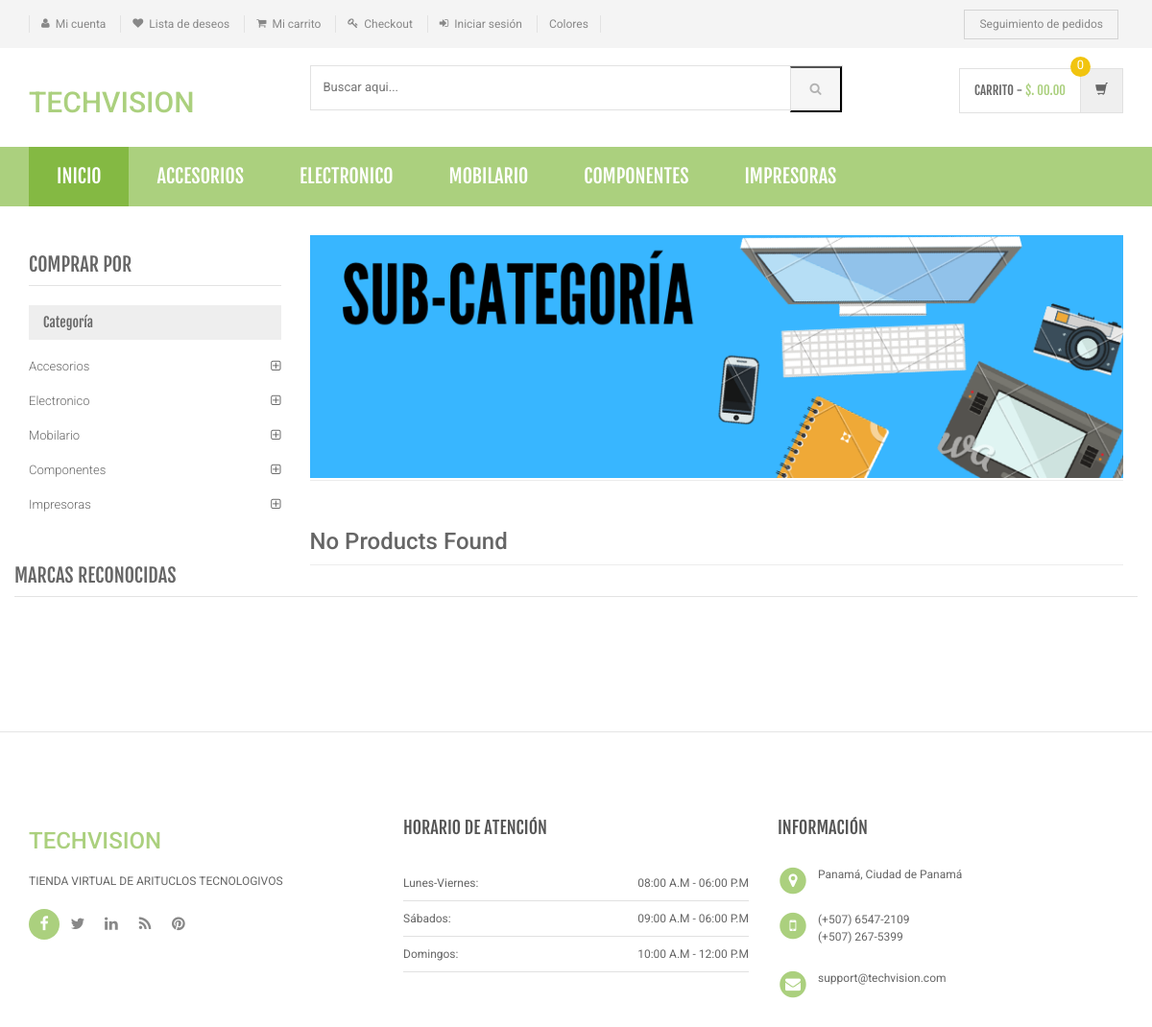
The page /sub-category1.php on the database as committed earlier.
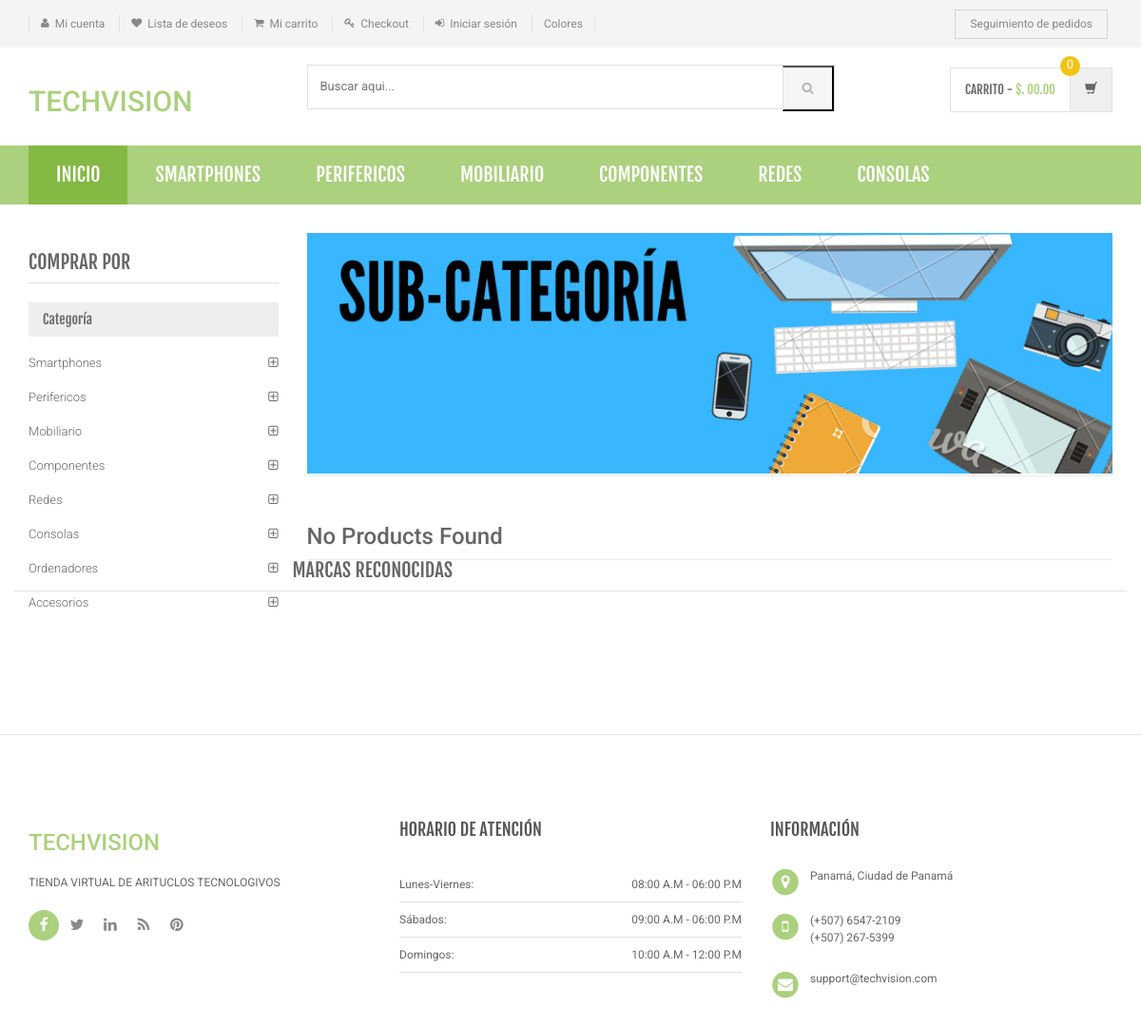
The same page on the database as committed later.
### tables this page shows
CREATE TABLE `category` (
  `id` int(11) NOT NULL AUTO_INCREMENT,
  `categoryName` varchar(255) DEFAULT NULL,
  `categoryDescription` longtext DEFAULT NULL,
  `creationDate` timestamp NOT NULL DEFAULT current_timestamp(),
  `updationDate` varchar(255) DEFAULT NULL,
  PRIMARY KEY (`id`)
);

### sub-category1.php (the view, shortened to what the rows shown need)
<?php
include('includes/config.php');
?>
<!DOCTYPE html>
<html lang="es">
	<head>
	    <link rel="stylesheet" href="assets/css/bootstrap.min.css">
	    <link rel="stylesheet" href="assets/css/main.css">
	    <link rel="stylesheet" href="assets/css/green.css">
	    <link rel="stylesheet" href="assets/css/owl.carousel.css">
		<link rel="stylesheet" href="assets/css/owl.transitions.css">
		<link href="assets/css/lightbox.css" rel="stylesheet">
		<link rel="stylesheet" href="assets/css/animate.min.css">
		<link rel="stylesheet" href="assets/css/rateit.css">
		<link rel="stylesheet" href="assets/css/bootstrap-select.min.css">
		<link rel="stylesheet" href="assets/css/config.css">
		<link href="assets/css/green.css" rel="alternate stylesheet" title="Green color">
		<link href="assets/css/blue.css" rel="alternate stylesheet" title="Blue color">
		<link href="assets/css/red.css" rel="alternate stylesheet" title="Red color">
		<link href="assets/css/orange.css" rel="alternate stylesheet" title="Orange color">
		<link href="assets/css/dark-green.css" rel="alternate stylesheet" title="Darkgreen color">
		<link rel="stylesheet" href="assets/css/font-awesome.min.css">
	</head>
    <body class="cnt-home">
<header class="header-style-1">
<?php include('includes/main-header.php');?>
<?php include('includes/menu-bar.php');?>
</header>
<div class="body-content outer-top-xs">
	<div class='container'>
		<div class='row outer-bottom-sm'>
			<div class='col-md-3 sidebar'>
	            <div class="sidebar-module-container">
	            	<div class="sidebar-filter">
<div class="sidebar-widget wow fadeInUp outer-bottom-xs ">
	<div class="sidebar-widget-body m-t-10">
	         <?php $sql=mysql_query("select id,categoryName from category");
while($row=mysql_fetch_array($sql))
{
    ?>
		<div class="accordion">
	    	<div class="accordion-group">
	            <div class="accordion-heading">
	                <a href="category.php?cid=<?php echo htmlentities($row['id']);?>"  class="accordion-toggle collapsed">
	                   <?php echo htmlentities($row['categoryName']);?>
	                </a>
	            </div>
	        </div>
	    </div>
	    <?php } ?>
	</div>
</div>
	            	</div>
	            </div>
            </div>
</div>
</div>
</body>
</html>

### includes/menu-bar.php (shortened to what the rows shown need)
<div class="header-nav animate-dropdown">
    <div class="container">
        <div class="yamm navbar navbar-default" role="navigation">
            <div class="nav-bg-class">
                <div class="navbar-collapse collapse" id="mc-horizontal-menu-collapse">
	<div class="nav-outer">
		<ul class="nav navbar-nav">
              <?php $sql=mysqli_query($con,"select id,categoryName  from category limit 6");
while($row=mysqli_fetch_array($sql))
{
    ?>
			<li class="dropdown yamm">
				<a href="category.php?cid=<?php echo $row['id'];?>"> <?php echo $row['categoryName'];?></a>
			</li>
			<?php } ?>
		</ul>
	</div>
</div>
            </div>
        </div>
    </div>
</div>

Rows that differ between the two databases and show on the page:
removed category: categoryName "IMPRESORAS", categoryName "Impresoras"
changed category: categoryName "ACCESORIOS" → "SMARTPHONES"; categoryName "Accesorios" → "Smartphones"
changed category: categoryName "ELECTRONICO" → "PERIFERICOS"; categoryName "Electronico" → "Perifericos"
changed category: categoryName "MOBILARIO" → "MOBILIARIO"; categoryName "Mobilario" → "Mobiliario"
added category: categoryName "REDES", categoryName "Redes"
added category: categoryName "CONSOLAS", categoryName "Consolas"
added category: categoryName "Ordenadores", shown under "Categoría"
added category: categoryName "Accesorios", shown under "Categoría"
